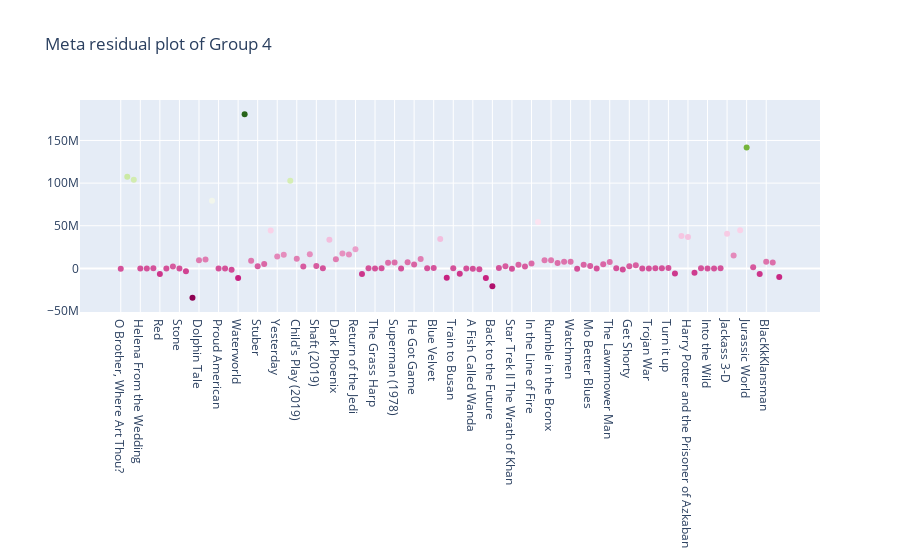

Notebook code cell kept with this figure:
### Code cell
# Residual plot for meta information

g4_result_final["meta_residuals"] = g4_result_final["ground_truth"] - g4_result_final["meta_prediction"]

fig = go.Figure(data=go.Scatter(x=g4_result_final["name"],
                                y=g4_result_final["meta_residuals"],
                                mode='markers',
                                marker_color=g4_result_final["meta_residuals"],
                                text=g4_result_final["name"])) # hover text goes here(movie_title)

fig.update_layout(title='Meta residual plot of Group 4')
fig.show()

### Figure 1 — Plotly figure (JSON) as saved in the notebook; plotly's stock layout.template omitted (floating-point values rounded to 4 significant figures)
{"data": [{"marker": {"color": [-298700.0, 107400000.0, 104000000.0, -114600.0, -23220.0, 194500.0, -6562000.0, -38020.0, 2069000.0, -137600.0, -3419000.0, -34330000.0, 9589000.0, 10360000.0, 79440000.0, -100500.0, -13680.0, -1560000.0, -11210000.0, 180600000.0, 9085000.0, 2630000.0, 5046000.0, 44400000.0, 13980000.0, 16110000.0, 102700000.0, 11230000.0, 2335000.0, 16510000.0, 2702000.0, 213300.0, 33660000.0, 10740000.0, 17430000.0, 16240000.0, 22520000.0, -6516000.0, 86050.0, -9692.0, 8518.0, 6722000.0, 6933000.0, -158800.0, 7269000.0, 4481000.0, 11080000.0, 283300.0, 580000.0, 34360000.0, -10870000.0, 80070.0, -6210000.0, -159300.0, -391200.0, -1130000.0, -11330000.0, -20870000.0, 324700.0, 2420000.0, -551200.0, 4156000.0, 2342000.0, 5829000.0, 54280000.0, 9411000.0, 9451000.0, 6427000.0, 7779000.0, 7704000.0, -511600.0, 4395000.0, 2924000.0, -260800.0, 4961000.0, 7590000.0, 216100.0, -1373000.0, 2497000.0, 3582000.0, -15420.0, -100600.0, 81150.0, 9461.0, 512200.0, -5887000.0, 38100000.0, 36770000.0, -5148000.0, 260500.0, -261800.0, -87670.0, 245800.0, 40720000.0, 15110000.0, 44590000.0, 141800000.0, 1390000.0, -6718000.0, 7912000.0, 6764000.0, -10080000.0]}, "mode": "markers", "text": ["O Brother, Where Art Thou?", "The Twilight Saga: Breaking Dawn Part 1", "The Twilight Saga: Breaking Dawn Part 2", "Helena From the Wedding", "Monsters", "Catfish", "Red", "Freakonomics", "The Warrior's Way", "Stone", "Frankenweenie", "John Carter", "Dolphin Tale", "Penguins of Madagascar", "Minions", "Proud American", "Edmond", "Tootsie", "Waterworld", "The Lion King (2019)", "Crawl", "Stuber", "Midsommar", "Spider-Man: Far from Home", "Yesterday", "Annabelle Comes Home", "Toy Story 4", "Child's Play (2019)", "Anna (2019)", "Men in Black International", "Shaft (2019) ", "Late Night", "The Secret Life of Pets 2", "Dark Phoenix", "Godzilla:King of the Monsters", "Rocketman", "Return of the Jedi", "Indiana Jones and the Temple of Doom", "The Idolmaker", "The Grass Harp", "The Grand", "Jaws", "Superman (1978)", "Clerks", "Juice", "He Got Game", "White Men Can't Jump", "Mulholland Drive", "Blue Velvet", "Once Upon a Time in Hollywood", "The Big Lebowski", "Train to Busan", "Pride and Prejudice and Zombies", "Dead Poets Society", "A Fish Called Wanda", "The Witches of Eastwick", "Ferris Bueller's Day Off", "Back to the Future", "Police Academy", "Trading Places", "Star Trek II The Wrath of Khan", "The Blues Brothers", "V For Vendetta", "In the Line of Fire", "Us", "The Forbidden Kingdom", "Rumble in the Bronx", "Machete", "Beverly Hills Cop", "Watchmen", "Jackie Brown", "Zombieland", "Mo Better Blues", "Thelma and Louise", "New Jack City", "The Lawnmower Man", "Schindler's List", "Four Weddings and a Funeral", "Get Shorty", "Jerry Maguire", "Welcome to Sarajevo", "Trojan War", "The Gingerbread Man", "Tumbleweeds", "Turn it up", "The Adventures of Pluto Nash", "The Lord of the Rings: The Return of the King", "Harry Potter and the Prisoner of Azkaban", "Stay", "Fast Food Nation", "Into the Wild", "The Wrestler", "Slumdog Millionaire", "Jackass 3-D", "Skyfall", "The Hunger Games: Mocking Jay - Part 1", "Jurassic World", "Shut In", "Molly's Game", "BlacKkKlansman", "Peter Rabbit", "Replicas"], "type": "scatter", "x": ["O Brother, Where Art Thou?", "The Twilight Saga: Breaking Dawn Part 1", "The Twilight Saga: Breaking Dawn Part 2", "Helena From the Wedding", "Monsters", "Catfish", "Red", "Freakonomics", "The Warrior's Way", "Stone", "Frankenweenie", "John Carter", "Dolphin Tale", "Penguins of Madagascar", "Minions", "Proud American", "Edmond", "Tootsie", "Waterworld", "The Lion King (2019)", "Crawl", "Stuber", "Midsommar", "Spider-Man: Far from Home", "Yesterday", "Annabelle Comes Home", "Toy Story 4", "Child's Play (2019)", "Anna (2019)", "Men in Black International", "Shaft (2019) ", "Late Night", "The Secret Life of Pets 2", "Dark Phoenix", "Godzilla:King of the Monsters", "Rocketman", "Return of the Jedi", "Indiana Jones and the Temple of Doom", "The Idolmaker", "The Grass Harp", "The Grand", "Jaws", "Superman (1978)", "Clerks", "Juice", "He Got Game", "White Men Can't Jump", "Mulholland Drive", "Blue Velvet", "Once Upon a Time in Hollywood", "The Big Lebowski", "Train to Busan", "Pride and Prejudice and Zombies", "Dead Poets Society", "A Fish Called Wanda", "The Witches of Eastwick", "Ferris Bueller's Day Off", "Back to the Future", "Police Academy", "Trading Places", "Star Trek II The Wrath of Khan", "The Blues Brothers", "V For Vendetta", "In the Line of Fire", "Us", "The Forbidden Kingdom", "Rumble in the Bronx", "Machete", "Beverly Hills Cop", "Watchmen", "Jackie Brown", "Zombieland", "Mo Better Blues", "Thelma and Louise", "New Jack City", "The Lawnmower Man", "Schindler's List", "Four Weddings and a Funeral", "Get Shorty", "Jerry Maguire", "Welcome to Sarajevo", "Trojan War", "The Gingerbread Man", "Tumbleweeds", "Turn it up", "The Adventures of Pluto Nash", "The Lord of the Rings: The Return of the King", "Harry Potter and the Prisoner of Azkaban", "Stay", "Fast Food Nation", "Into the Wild", "The Wrestler", "Slumdog Millionaire", "Jackass 3-D", "Skyfall", "The Hunger Games: Mocking Jay - Part 1", "Jurassic World", "Shut In", "Molly's Game", "BlacKkKlansman", "Peter Rabbit", "Replicas"], "y": [-298700.0, 107400000.0, 104000000.0, -114600.0, -23220.0, 194500.0, -6562000.0, -38020.0, 2069000.0, -137600.0, -3419000.0, -34330000.0, 9589000.0, 10360000.0, 79440000.0, -100500.0, -13680.0, -1560000.0, -11210000.0, 180600000.0, 9085000.0, 2630000.0, 5046000.0, 44400000.0, 13980000.0, 16110000.0, 102700000.0, 11230000.0, 2335000.0, 16510000.0, 2702000.0, 213300.0, 33660000.0, 10740000.0, 17430000.0, 16240000.0, 22520000.0, -6516000.0, 86050.0, -9692.0, 8518.0, 6722000.0, 6933000.0, -158800.0, 7269000.0, 4481000.0, 11080000.0, 283300.0, 580000.0, 34360000.0, -10870000.0, 80070.0, -6210000.0, -159300.0, -391200.0, -1130000.0, -11330000.0, -20870000.0, 324700.0, 2420000.0, -551200.0, 4156000.0, 2342000.0, 5829000.0, 54280000.0, 9411000.0, 9451000.0, 6427000.0, 7779000.0, 7704000.0, -511600.0, 4395000.0, 2924000.0, -260800.0, 4961000.0, 7590000.0, 216100.0, -1373000.0, 2497000.0, 3582000.0, -15420.0, -100600.0, 81150.0, 9461.0, 512200.0, -5887000.0, 38100000.0, 36770000.0, -5148000.0, 260500.0, -261800.0, -87670.0, 245800.0, 40720000.0, 15110000.0, 44590000.0, 141800000.0, 1390000.0, -6718000.0, 7912000.0, 6764000.0, -10080000.0]}], "layout": {"title": {"text": "Meta residual plot of Group 4"}}}
